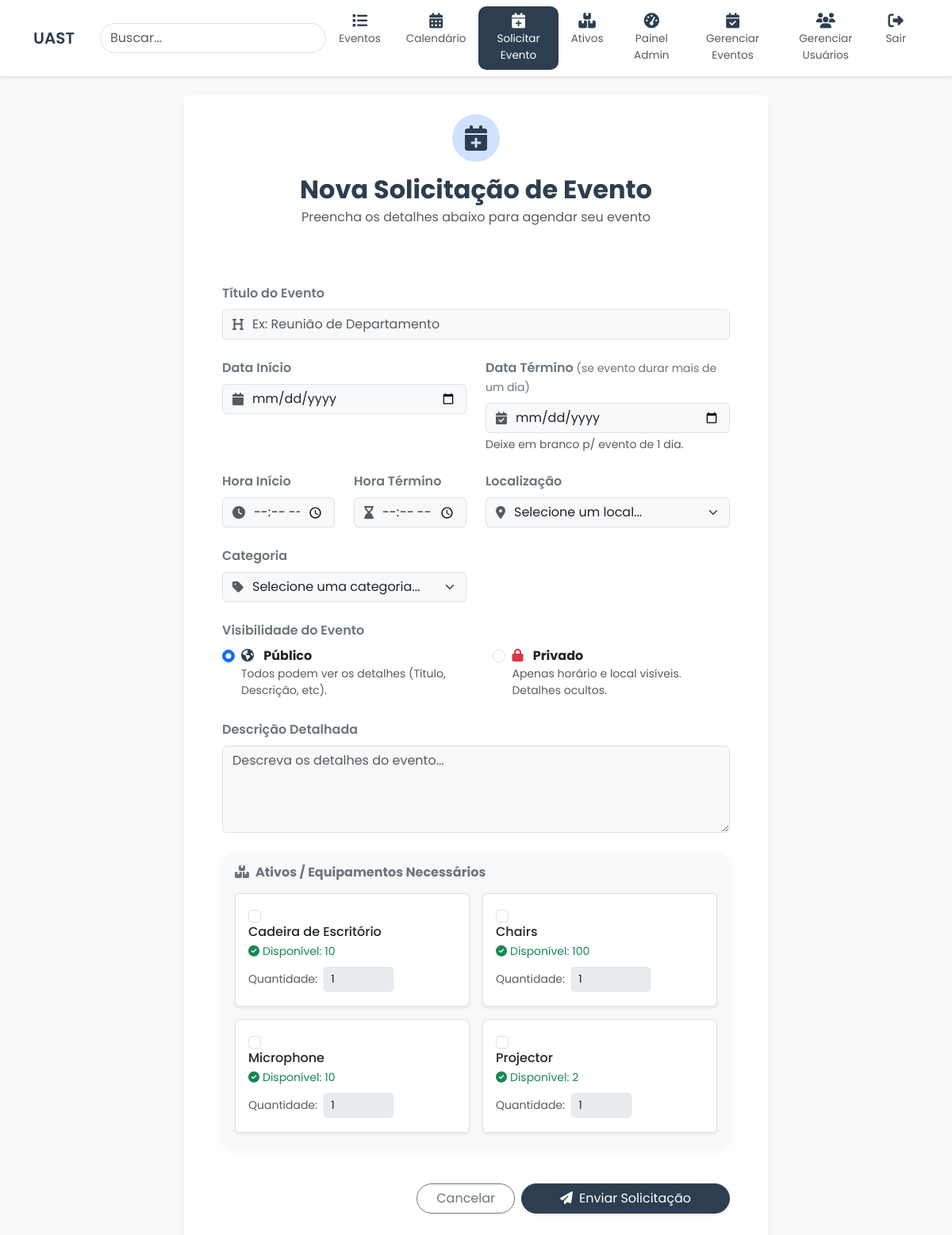
Screenshot of /request/form (signed in) with the database file from the repository.
### tables this page shows
CREATE TABLE assets (
    id INT PRIMARY KEY AUTO_INCREMENT,
    name VARCHAR(255) NOT NULL,
    description TEXT,
    quantity INT NOT NULL DEFAULT 1,
    available_quantity INT NOT NULL DEFAULT 1,
    created_at TIMESTAMP NOT NULL DEFAULT CURRENT_TIMESTAMP
);

### controllers/RequestController.php (called while the page is built, shortened)
<?php
require_once __DIR__ . '/../models/Category.php';
require_once __DIR__ . '/../models/Asset.php';
class RequestController {
    public function form() {
        $assetModel = new Asset();
        $checkDate = $_POST['date'] ?? ($_GET['date'] ?? date('Y-m-d'));
        $checkEndDate = $_POST['end_date'] ?? ($_GET['end_date'] ?? $checkDate);
        $startDateTime = $checkDate . ' ' . ($_POST['time'] ?? '00:00');
        $endDateTime = $checkEndDate . ' ' . ($_POST['end_time'] ?? '23:59');
        $assets = $assetModel->getAllAssetsWithAvailability($startDateTime, $endDateTime);
        include __DIR__ . '/../views/request/form.php';
    }
}

### models/Asset.php (called while the page is built, shortened)
<?php
require_once __DIR__ . '/../config/database.php';
class Asset {
    private $pdo;
    public function __construct() {
        global $pdo;
        $this->pdo = $pdo;
    }
    public function getAllAssetsWithAvailability($startDateTime = null, $endDateTime = null) {
        if ($startDateTime && $endDateTime) {
            $stmt = $this->pdo->prepare("
                SELECT a.*,
                (a.quantity - (
                    SELECT COUNT(*)
                    FROM loans l
                    JOIN asset_items ai ON l.item_id = ai.id
                    WHERE ai.asset_id = a.id
                    AND l.status = 'Emprestado'
                    AND (l.loan_date < ? AND COALESCE(l.return_date, l.loan_date) > ?)
                )) as available_count
                FROM assets a
                ORDER BY a.name ASC
            ");
            $stmt->execute([$endDateTime, $startDateTime]);
            $assets = $stmt->fetchAll(PDO::FETCH_ASSOC);
            return $assets;
        } elseif ($startDateTime) {
             $endOfDay = date('Y-m-d 23:59:59', strtotime($startDateTime));
             return $this->getAllAssetsWithAvailability($startDateTime, $endOfDay);
        } else {
            $stmt = $this->pdo->prepare("SELECT *, quantity as available_count, (quantity > 0) as is_available FROM assets ORDER BY name ASC");
            $stmt->execute();
            return $stmt->fetchAll(PDO::FETCH_ASSOC);
        }
    }
}

### views/request/form.php (the view, shortened to what this page needs)
<div class="row justify-content-center">
    <div class="col-lg-8">
        <div class="card shadow rounded-lg border-0">
            <div class="card-header bg-white py-4 border-0 text-center">
                <div class="d-inline-flex align-items-center justify-content-center bg-primary-subtle text-primary rounded-circle mb-3" style="width: 60px; height: 60px;">
                    <i class="fas fa-calendar-plus fa-2x"></i>
                </div>
                <h2 class="fw-bold text-primary mb-1">Nova Solicitação de Evento</h2>
                <p class="text-muted mb-0">Preencha os detalhes abaixo para agendar seu evento</p>
            </div>
            <div class="card-body p-4 p-md-5">
                <form method="POST" action="/eventos/request/submit" class="row g-4">
                    <div class="col-12">
                        <label for="title" class="form-label fw-semibold text-secondary">Título do Evento</label>
                        <div class="input-group">
                            <span class="input-group-text bg-light border-end-0 text-muted"><i class="fas fa-heading"></i></span>
                            <input type="text" name="title" id="title" class="form-control border-start-0 ps-0 bg-light" placeholder="Ex: Reunião de Departamento" value="<?php echo htmlspecialchars($_POST['title'] ?? ''); ?>" required>
                        </div>
                    </div>
                    <div class="col-md-6">
                        <label for="date" class="form-label fw-semibold text-secondary">Data Início</label>
                        <div class="input-group">
                            <span class="input-group-text bg-light border-end-0 text-muted"><i class="fas fa-calendar"></i></span>
                            <input type="date" name="date" id="date" class="form-control border-start-0 ps-0 bg-light" value="<?php echo htmlspecialchars($_POST['date'] ?? ''); ?>" required>
                        </div>
                    </div>
                    <div class="col-md-6">
                        <label for="end_date" class="form-label fw-semibold text-secondary">Data Término <span class="small fw-normal">(se evento durar mais de um dia)</span></label>
                        <div class="input-group">
                            <span class="input-group-text bg-light border-end-0 text-muted"><i class="fas fa-calendar-check"></i></span>
                            <input type="date" name="end_date" id="end_date_input" class="form-control border-start-0 ps-0 bg-light" value="<?php echo htmlspecialchars($_POST['end_date'] ?? ''); ?>" placeholder="Se vazio, igual a data início">
                        </div>
                        <div class="form-text">Deixe em branco p/ evento de 1 dia.</div>
                    </div>
                    <div class="col-md-3">
                        <label for="time" class="form-label fw-semibold text-secondary">Hora Início</label>
                        <div class="input-group">
                            <span class="input-group-text bg-light border-end-0 text-muted"><i class="fas fa-clock"></i></span>
                            <input type="time" name="time" id="time" class="form-control border-start-0 ps-0 bg-light" value="<?php echo htmlspecialchars($_POST['time'] ?? ''); ?>" required>
                        </div>
                    </div>
                    <div class="col-md-3">
                        <label for="end_time" class="form-label fw-semibold text-secondary">Hora Término</label>
                        <div class="input-group">
                            <span class="input-group-text bg-light border-end-0 text-muted"><i class="fas fa-hourglass-end"></i></span>
                            <input type="time" name="end_time" id="end_time" class="form-control border-start-0 ps-0 bg-light" value="<?php echo htmlspecialchars($_POST['end_time'] ?? ''); ?>" required>
                        </div>
                    </div>
                    <div class="col-md-6">
                        <label for="location" class="form-label fw-semibold text-secondary">Localização</label>
                        <div class="input-group">
                            <span class="input-group-text bg-light border-end-0 text-muted"><i class="fas fa-map-marker-alt"></i></span>
                            <select name="location" id="location" class="form-select border-start-0 ps-0 bg-light" required>
                                <option value="">Selecione um local...</option>
                            </select>
                        </div>
                    </div>
                    <div class="col-md-6">
                        <label for="category" class="form-label fw-semibold text-secondary">Categoria</label>
                        <div class="input-group">
                            <span class="input-group-text bg-light border-end-0 text-muted"><i class="fas fa-tag"></i></span>
                            <select name="category" id="category" class="form-select border-start-0 ps-0 bg-light" required>
                                <option value="">Selecione uma categoria...</option>
                            </select>
                        </div>
                    </div>
                    <div class="col-12">
                        <label class="form-label fw-semibold text-secondary">Visibilidade do Evento</label>
                        <div class="d-flex gap-3">
                            <div class="form-check card-radio">
                                <input class="form-check-input" type="radio" name="is_public" id="public_yes" value="1" <?php echo (!isset($_POST['is_public']) || $_POST['is_public'] == '1') ? 'checked' : ''; ?>>
                                <label class="form-check-label" for="public_yes">
                                    <i class="fas fa-globe-americas me-2 text-primary"></i>
                                    <strong>Público</strong>
                                    <small class="d-block text-muted">Todos podem ver os detalhes (Título, Descrição, etc).</small>
                                </label>
                            </div>
                            <div class="form-check card-radio">
                                <input class="form-check-input" type="radio" name="is_public" id="public_no" value="0" <?php echo (isset($_POST['is_public']) && $_POST['is_public'] == '0') ? 'checked' : ''; ?>>
                                <label class="form-check-label" for="public_no">
                                    <i class="fas fa-lock me-2 text-danger"></i>
                                    <strong>Privado</strong>
                                    <small class="d-block text-muted">Apenas horário e local visíveis. Detalhes ocultos.</small>
                                </label>
                            </div>
                        </div>
                    </div>
                    <div class="col-12">
                        <label for="description" class="form-label fw-semibold text-secondary">Descrição Detalhada</label>
                        <textarea name="description" id="description" class="form-control bg-light" rows="4" placeholder="Descreva os detalhes do evento..." required><?php echo htmlspecialchars($_POST['description'] ?? ''); ?></textarea>
                    </div>
                    <div class="col-12">
                        <div class="card bg-light border-0 rounded-3">
                            <div class="card-body">
                                <h6 class="card-title fw-bold text-secondary mb-3"><i class="fas fa-boxes me-2"></i>Ativos / Equipamentos Necessários</h6>
                                <div class="row g-3">
                                    <?php foreach ($assets as $asset): ?>
                                        <div class="col-md-6">
                                            <div class="form-check p-3 bg-white rounded border shadow-sm h-100 position-relative <?php echo ($asset['available_count'] <= 0) ? 'opacity-50' : ''; ?>">
                                                <input class="form-check-input ms-0 me-2" type="checkbox" name="assets[]" value="<?php echo $asset['id']; ?>" id="asset_<?php echo $asset['id']; ?>"
                                                <?php
                                                $checked = false;
                                                echo $checked ? 'checked' : '';
                                                ?>
                                                <?php echo ($asset['available_count'] <= 0) ? 'disabled' : ''; ?>
                                                onchange="document.getElementById('qty_<?php echo $asset['id']; ?>').disabled = !this.checked; if(this.checked) document.getElementById('qty_<?php echo $asset['id']; ?>').focus();">
                                                <label class="form-check-label w-100" for="asset_<?php echo $asset['id']; ?>">
                                                    <span class="fw-medium"><?php echo htmlspecialchars($asset['name']); ?></span>
                                                    <br>
                                                    <?php if ($asset['available_count'] > 0): ?>
                                                        <small class="text-success"><i class="fas fa-check-circle me-1"></i>Disponível: <?php echo $asset['available_count']; ?></small>
                                                    <?php else: ?>
                                                        <small class="text-danger"><i class="fas fa-times-circle me-1"></i>Esgotado</small>
                                                    <?php endif; ?>
                                                </label>
                                                <div class="mt-2" style="position: relative; z-index: 2;">
                                                    <label class="small text-muted">Quantidade:</label>
                                                    <input type="number" name="quantities[<?php echo $asset['id']; ?>]" id="qty_<?php echo $asset['id']; ?>" class="form-control form-control-sm d-inline-block w-auto ms-1" value="1" min="1" max="<?php echo $asset['available_count']; ?>" <?php echo $checked ? '' : 'disabled'; ?> onclick="event.stopPropagation()">
                                                </div>
                                            </div>
                                        </div>
                                    <?php endforeach; ?>
                                </div>
                            </div>
                        </div>
                    </div>
                    <div class="col-12 mt-5">
                        <div class="d-grid gap-2 d-md-flex justify-content-md-end">
                            <a href="/eventos/public/calendar" class="btn btn-outline-secondary px-4 rounded-pill">Cancelar</a>
                            <button type="submit" class="btn btn-primary px-5 rounded-pill shadow-sm"><i class="fas fa-paper-plane me-2"></i>Enviar Solicitação</button>
                        </div>
                    </div>
                </form>
            </div>
        </div>
    </div>
</div>
<?php
include __DIR__ . '/../layout.php';

### public/css/style.css (style rules this page uses)
body { font-family: 'Poppins', sans-serif !important; background-color: #f8f9fa !important; }
.card { border: none !important; border-radius: 15px !important; box-shadow: 0 4px 15px rgba(0, 0, 0, 0.05) !important; }
.btn-primary { background-color: #2c3e50 !important; border-color: #2c3e50 !important; }
.text-primary { color: #2c3e50 !important; }

### rows the page displays
assets: name "Cadeira de Escritório", available_count "10"
assets: name "Chairs", available_count "100"
assets: name "Microphone", available_count "10"
assets: name "Projector", available_count "2", id "1"
